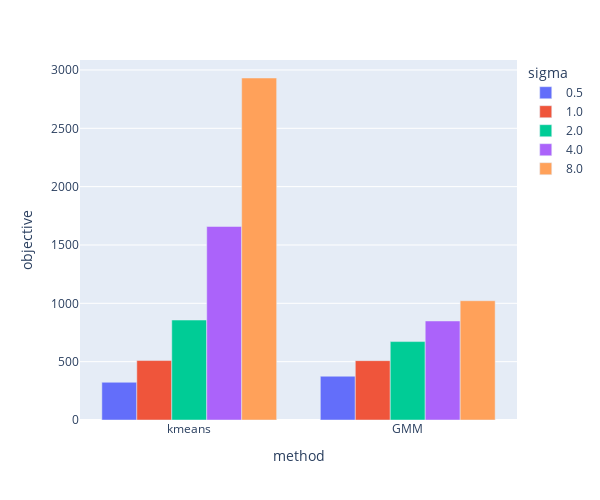
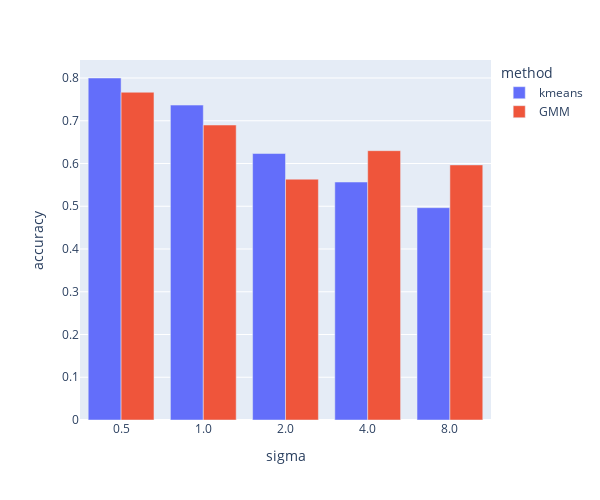

The notebook cell these images were saved under, in order:
### Code cell
# plot evals
evals["sigma"] = evals["sigma"].astype(str)
fig = px.bar(evals, x="method", y="objective", color="sigma", barmode="group")
fig.update_layout(height=500, width=600)
fig.show()

fig = px.bar(evals, x="sigma", y="accuracy", color="method", barmode="group")
fig.update_layout(height=500, width=600)
fig.show()

### Figure 1 — Plotly figure (JSON) as saved in the notebook; plotly's stock layout.template omitted (floating-point values rounded to 4 significant figures)
{"data": [{"alignmentgroup": "True", "hovertemplate": "sigma=0.5<br>method=%{x}<br>objective=%{y}<extra></extra>", "legendgroup": "0.5", "marker": {"color": "#636efa", "pattern": {"shape": ""}}, "name": "0.5", "offsetgroup": "0.5", "orientation": "v", "showlegend": true, "textposition": "auto", "type": "bar", "x": ["kmeans", "GMM"], "xaxis": "x", "y": [323.3, 375.2], "yaxis": "y"}, {"alignmentgroup": "True", "hovertemplate": "sigma=1.0<br>method=%{x}<br>objective=%{y}<extra></extra>", "legendgroup": "1.0", "marker": {"color": "#EF553B", "pattern": {"shape": ""}}, "name": "1.0", "offsetgroup": "1.0", "orientation": "v", "showlegend": true, "textposition": "auto", "type": "bar", "x": ["kmeans", "GMM"], "xaxis": "x", "y": [509.5, 508.6], "yaxis": "y"}, {"alignmentgroup": "True", "hovertemplate": "sigma=2.0<br>method=%{x}<br>objective=%{y}<extra></extra>", "legendgroup": "2.0", "marker": {"color": "#00cc96", "pattern": {"shape": ""}}, "name": "2.0", "offsetgroup": "2.0", "orientation": "v", "showlegend": true, "textposition": "auto", "type": "bar", "x": ["kmeans", "GMM"], "xaxis": "x", "y": [856.7, 672.0], "yaxis": "y"}, {"alignmentgroup": "True", "hovertemplate": "sigma=4.0<br>method=%{x}<br>objective=%{y}<extra></extra>", "legendgroup": "4.0", "marker": {"color": "#ab63fa", "pattern": {"shape": ""}}, "name": "4.0", "offsetgroup": "4.0", "orientation": "v", "showlegend": true, "textposition": "auto", "type": "bar", "x": ["kmeans", "GMM"], "xaxis": "x", "y": [1659.0, 848.7], "yaxis": "y"}, {"alignmentgroup": "True", "hovertemplate": "sigma=8.0<br>method=%{x}<br>objective=%{y}<extra></extra>", "legendgroup": "8.0", "marker": {"color": "#FFA15A", "pattern": {"shape": ""}}, "name": "8.0", "offsetgroup": "8.0", "orientation": "v", "showlegend": true, "textposition": "auto", "type": "bar", "x": ["kmeans", "GMM"], "xaxis": "x", "y": [2931.0, 1022.0], "yaxis": "y"}], "layout": {"barmode": "group", "height": 500, "legend": {"title": {"text": "sigma"}, "tracegroupgap": 0}, "margin": {"t": 60}, "width": 600, "xaxis": {"anchor": "y", "domain": [0, 1], "title": {"text": "method"}}, "yaxis": {"anchor": "x", "domain": [0, 1], "title": {"text": "objective"}}}}

### Figure 2 — Plotly figure (JSON) as saved in the notebook; plotly's stock layout.template omitted (floating-point values rounded to 4 significant figures)
{"data": [{"alignmentgroup": "True", "hovertemplate": "method=kmeans<br>sigma=%{x}<br>accuracy=%{y}<extra></extra>", "legendgroup": "kmeans", "marker": {"color": "#636efa", "pattern": {"shape": ""}}, "name": "kmeans", "offsetgroup": "kmeans", "orientation": "v", "showlegend": true, "textposition": "auto", "type": "bar", "x": ["0.5", "1.0", "2.0", "4.0", "8.0"], "xaxis": "x", "y": [0.8, 0.7367, 0.6233, 0.5567, 0.4967], "yaxis": "y"}, {"alignmentgroup": "True", "hovertemplate": "method=GMM<br>sigma=%{x}<br>accuracy=%{y}<extra></extra>", "legendgroup": "GMM", "marker": {"color": "#EF553B", "pattern": {"shape": ""}}, "name": "GMM", "offsetgroup": "GMM", "orientation": "v", "showlegend": true, "textposition": "auto", "type": "bar", "x": ["0.5", "1.0", "2.0", "4.0", "8.0"], "xaxis": "x", "y": [0.7667, 0.69, 0.5633, 0.63, 0.5967], "yaxis": "y"}], "layout": {"barmode": "group", "height": 500, "legend": {"title": {"text": "method"}, "tracegroupgap": 0}, "margin": {"t": 60}, "width": 600, "xaxis": {"anchor": "y", "domain": [0, 1], "title": {"text": "sigma"}}, "yaxis": {"anchor": "x", "domain": [0, 1], "title": {"text": "accuracy"}}}}
